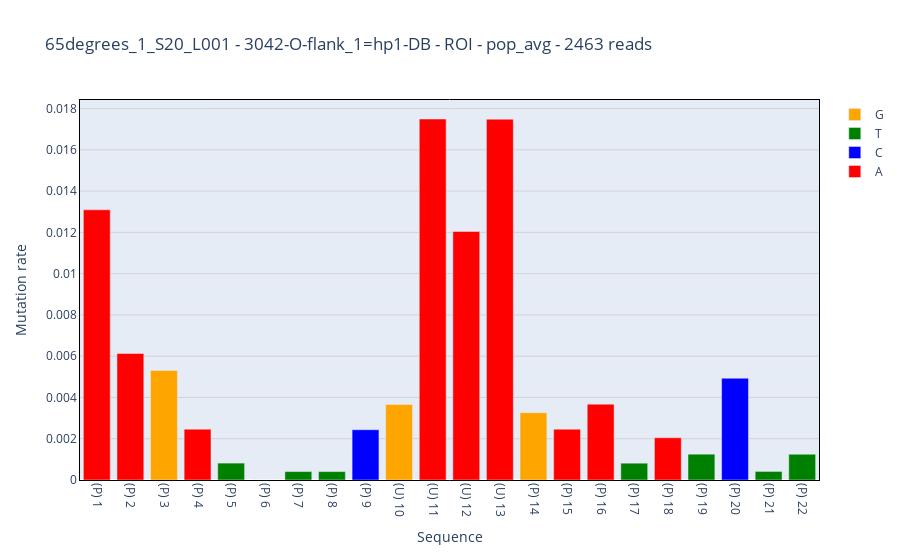

Notebook source saved alongside this figure:
### Markdown cell above
## Mutation fraction

### Code cell
%reload_ext autoreload
fig = study.mutation_fraction(
    sample = sample,
    reference = reference,
    section='ROI'
)['fig']
fig.show()

### Figure 1 — Plotly figure (JSON) as saved in the notebook; plotly's stock layout.template omitted (floating-point values rounded to 4 significant figures)
{"data": [{"error_y": {"symmetric": false, "type": "data"}, "hovertemplate": "<b>mut_rate: %{text[0]}<br><b>base: %{text[1]}<br><b>index: %{text[2]}<br><b>paired: %{text[3]}<br>", "marker": {"color": "orange"}, "name": "G", "text": [[0.005304, "G", 3, false], [0.003663, "G", 10, true], [0.003259, "G", 14, false]], "type": "bar", "x": [2, 9, 13], "y": [0.005304, 0.003663, 0.003259]}, {"error_y": {"symmetric": false, "type": "data"}, "hovertemplate": "<b>mut_rate: %{text[0]}<br><b>base: %{text[1]}<br><b>index: %{text[2]}<br><b>paired: %{text[3]}<br>", "marker": {"color": "green"}, "name": "T", "text": [[0.0008193, "T", 5, false], [0.0004098, "T", 7, false], [0.0004087, "T", 8, false], [0.0008153, "T", 17, false], [0.001251, "T", 19, false], [0.0004158, "T", 21, false], [0.001248, "T", 22, false]], "type": "bar", "x": [4, 6, 7, 16, 18, 20, 21], "y": [0.0008193, 0.0004098, 0.0004087, 0.0008153, 0.001251, 0.0004158, 0.001248]}, {"error_y": {"symmetric": false, "type": "data"}, "hovertemplate": "<b>mut_rate: %{text[0]}<br><b>base: %{text[1]}<br><b>index: %{text[2]}<br><b>paired: %{text[3]}<br>", "marker": {"color": "blue"}, "name": "C", "text": [[0.002437, "C", 9, false], [0.004932, "C", 20, false]], "type": "bar", "x": [8, 19], "y": [0.002437, 0.004932]}, {"error_y": {"symmetric": false, "type": "data"}, "hovertemplate": "<b>mut_rate: %{text[0]}<br><b>base: %{text[1]}<br><b>index: %{text[2]}<br><b>paired: %{text[3]}<br>", "marker": {"color": "red"}, "name": "A", "text": [[0.01309, "A", 1, false], [0.00613, "A", 2, false], [0.002465, "A", 4, false], [0, "A", 6, false], [0.01749, "A", 11, true], [0.01204, "A", 12, true], [0.01749, "A", 13, true], [0.002464, "A", 15, false], [0.003676, "A", 16, false], [0.002048, "A", 18, false]], "type": "bar", "x": [0, 1, 3, 5, 10, 11, 12, 14, 15, 17], "y": [0.01309, 0.00613, 0.002465, 0, 0.01749, 0.01204, 0.01749, 0.002464, 0.003676, 0.002048]}], "layout": {"title": {"text": "65degrees_1_S20_L001 - 3042-O-flank_1=hp1-DB - ROI - pop_avg - 2463 reads"}, "xaxis": {"autorange": true, "linecolor": "black", "linewidth": 1, "mirror": true, "tickangle": 90, "ticktext": ["(P) 1", "(P) 2", "(P) 3", "(P) 4", "(P) 5", "(P) 6", "(P) 7", "(P) 8", "(P) 9", "(U) 10", "(U) 11", "(U) 12", "(U) 13", "(P) 14", "(P) 15", "(P) 16", "(P) 17", "(P) 18", "(P) 19", "(P) 20", "(P) 21", "(P) 22"], "tickvals": [0, 1, 2, 3, 4, 5, 6, 7, 8, 9, 10, 11, 12, 13, 14, 15, 16, 17, 18, 19, 20, 21], "title": {"text": "Sequence"}}, "yaxis": {"autorange": true, "gridcolor": "lightgray", "linecolor": "black", "linewidth": 1, "mirror": true, "range": [0, 0.1], "title": {"text": "Mutation rate"}}}}
